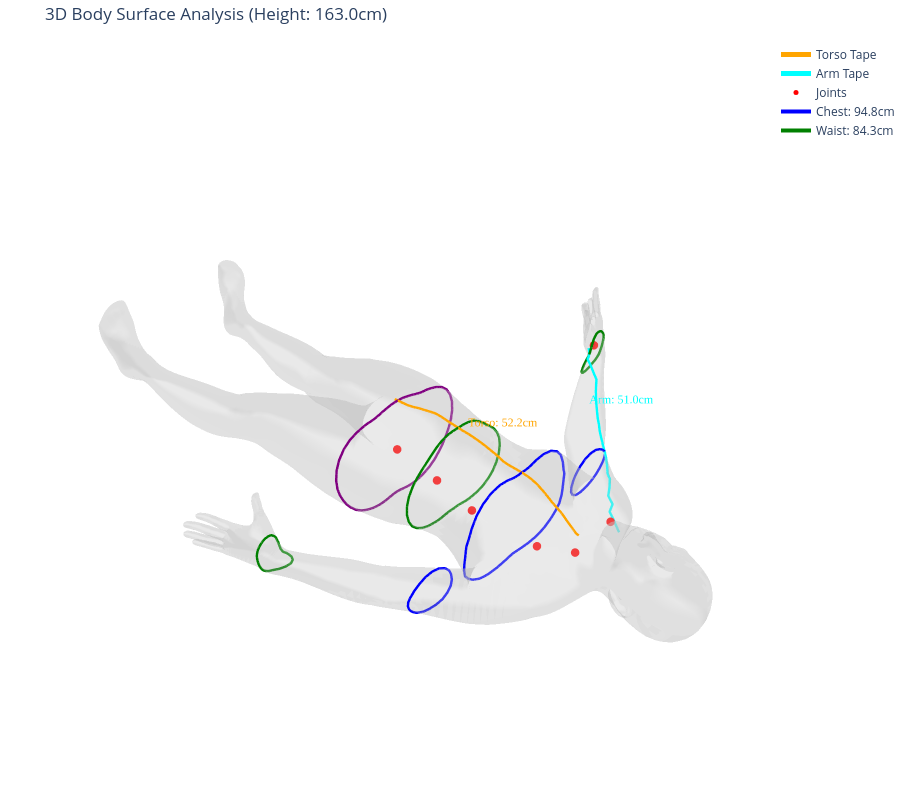

Here is the notebook cell this chart was saved with:
### Code cell
import plotly.graph_objects as go
import numpy as np
import trimesh
import networkx as nx
import scipy.spatial

# Your specific joint mapping
idx_map = {
    "pelvis": 1,
    "waist": 35,
    "spine_upper": 37,
    "spine_lower": 36,
    "neck": 110,
    "r_shoulder": 69,
    "r_wrist": 60
}

def analyze_and_visualize_3d_surface(mesh, joints_input, target_height_cm=163.0):
    print(f"--- STARTING SURFACE ANALYSIS (Target Height: {target_height_cm}cm) ---")

    # ==========================================
    # 0. SAFETY FIX: ENSURE XYZ ONLY
    # ==========================================
    joints = joints_input.copy()
    if joints.shape[1] > 3:
        joints = joints[:, :3]

    # ==========================================
    # 1. SCALE CORRECTION
    # ==========================================
    current_height = mesh.vertices[:, 1].max() - mesh.vertices[:, 1].min()
    scale_factor = target_height_cm / current_height

    print(f"Resizing Mesh... (Scale Factor: {scale_factor:.4f})")
    mesh.vertices *= scale_factor
    joints *= scale_factor

    # ==========================================
    # 2. PREPARE GRAPH
    # ==========================================
    print("Building adjacency graph for surface measurement...")
    graph = nx.Graph()
    edges = mesh.edges_unique
    
    # Calculate weights (Euclidean distance)
    weights = np.linalg.norm(mesh.vertices[edges[:, 0]] - mesh.vertices[edges[:, 1]], axis=1)
    
    # Add edges individually to ensure Node IDs remain INTEGERS
    for (u, v), w in zip(edges, weights):
        graph.add_edge(u, v, weight=w)
    
    # KDTree for snapping
    tree = scipy.spatial.KDTree(mesh.vertices)

    # Helper: Calculate Geodesic Path
    def get_surface_path(start_point, end_point):
        # 1. Snap input points (XYZ) to nearest mesh vertices
        _, start_idx = tree.query(start_point)
        _, end_idx = tree.query(end_point)
        
        # 2. Find shortest path on the graph
        try:
            path_indices = nx.shortest_path(graph, source=start_idx, target=end_idx, weight='weight')
            
            # 3. Get coordinates
            path_points = mesh.vertices[path_indices]
            
            # 4. Calculate length
            diffs = np.diff(path_points, axis=0)
            length = np.sum(np.sqrt(np.sum(diffs**2, axis=1)))
            return length, path_points
            
        except nx.NetworkXNoPath:
            print(f"Warning: No path found between vertices {start_idx} and {end_idx}")
            return 0.0, None
        except Exception as e:
            print(f"Graph Error: {e}")
            return 0.0, None

    # ==========================================
    # 3. MEASUREMENT LOGIC
    # ==========================================
    # Define Heights
    y_chest = (joints[idx_map["spine_upper"]][1] + joints[idx_map["spine_lower"]][1]) / 2.0 + 3
    y_waist = (joints[idx_map["waist"]][1] + joints[idx_map["spine_lower"]][1]) / 2.0
    y_hips  = joints[idx_map["pelvis"]][1]

    # Circumference Helper
    def get_clean_circ(height_y):
        slice_obj = mesh.section(plane_origin=[0, height_y, 0], plane_normal=[0, 1, 0])
        if not slice_obj: return 0.0, None

        max_len = 0.0
        # Iterate over all loops to find the largest (Torso)
        for loop_points in slice_obj.discrete:
            loop_len = np.sum(np.sqrt(np.sum(np.diff(loop_points, axis=0)**2, axis=1)))
            loop_len += np.linalg.norm(loop_points[-1] - loop_points[0]) 
            if loop_len > max_len:
                max_len = loop_len
        return max_len, slice_obj

    # Calculate Circumferences
    chest_circ, chest_slice = get_clean_circ(y_chest)
    waist_circ, waist_slice = get_clean_circ(y_waist)
    hip_circ, hip_slice     = get_clean_circ(y_hips)

    # --- CALCULATE PATHS ---
    print("Calculating geodesic paths...")
    
    # 1. ARM: Shoulder -> Wrist
    p_shoulder = joints[idx_map["r_shoulder"]]
    p_wrist = joints[idx_map["r_wrist"]]
    arm_len, arm_path = get_surface_path(p_shoulder, p_wrist)

    # 2. TORSO: Neck -> Point on Hip Slice (NEW LOGIC)
    p_neck = joints[idx_map["neck"]]
    
    # We need to find the point on the 'hip_slice' that is closest to the neck
    # This ensures the tape goes down the front/center and stops exactly at the purple line.
    best_hip_point = None
    min_dist = float('inf')

    if hip_slice:
        # hip_slice.discrete is a list of loops (arrays of points)
        for loop in hip_slice.discrete:
            for point in loop:
                # Find point on ring closest to neck (straight line dist)
                # This naturally selects the point on the upper-body side
                dist = np.linalg.norm(point - p_neck)
                if dist < min_dist:
                    min_dist = dist
                    best_hip_point = point
    
    # Fallback if slice failed
    if best_hip_point is None:
        best_hip_point = joints[idx_map["pelvis"]] # Fallback to joint

    torso_len, torso_path = get_surface_path(p_neck, best_hip_point)

    print("\n--- MEASUREMENTS (Surface/Geodesic) ---")
    print(f"Chest: {chest_circ:.2f} cm")
    print(f"Waist: {waist_circ:.2f} cm")
    print(f"Hips:  {hip_circ:.2f} cm")
    print(f"Torso (Surface): {torso_len:.2f} cm")
    print(f"Arm (Surface):   {arm_len:.2f} cm")

    # ==========================================
    # 4. INTERACTIVE 3D VISUALIZATION
    # ==========================================
    print("\nGenerating 3D Scene...")
    traces = []

    # A. BODY MESH
    x, y, z = mesh.vertices.T
    i, j, k = mesh.faces.T
    traces.append(go.Mesh3d(
        x=x, y=y, z=z, i=i, j=j, k=k,
        color='lightgray', opacity=0.3, name='Body Skin', hoverinfo='skip'
    ))

    # B. SLICES
    def add_slice_trace(slice_obj, color, name):
        if slice_obj:
            for path in slice_obj.discrete:
                traces.append(go.Scatter3d(
                    x=path[:, 0], y=path[:, 1], z=path[:, 2],
                    mode='lines', line=dict(color=color, width=5),
                    name=name, showlegend=False
                ))
    
    add_slice_trace(chest_slice, 'blue', 'Chest Slice')
    add_slice_trace(waist_slice, 'green', 'Waist Slice')
    add_slice_trace(hip_slice, 'purple', 'Hip Slice')

    # C. SURFACE PATHS
    if torso_path is not None:
        traces.append(go.Scatter3d(
            x=torso_path[:, 0], y=torso_path[:, 1], z=torso_path[:, 2],
            mode='lines', line=dict(color='orange', width=5), name='Torso Tape'
        ))
        mid = len(torso_path) // 2
        traces.append(go.Scatter3d(
            x=[torso_path[mid, 0] + 5], y=[torso_path[mid, 1]], z=[torso_path[mid, 2] + 10],
            mode='text', text=[f"Torso: {torso_len:.1f}cm"],
            textfont=dict(color='orange', size=12, family="Arial Black"), showlegend=False
        ))

    if arm_path is not None:
        traces.append(go.Scatter3d(
            x=arm_path[:, 0], y=arm_path[:, 1], z=arm_path[:, 2],
            mode='lines', line=dict(color='cyan', width=5), name='Arm Tape'
        ))
        mid = len(arm_path) // 2
        traces.append(go.Scatter3d(
            x=[arm_path[mid, 0]], y=[arm_path[mid, 1] + 5], z=[arm_path[mid, 2] + 5],
            mode='text', text=[f"Arm: {arm_len:.1f}cm"],
            textfont=dict(color='cyan', size=12, family="Arial Black"), showlegend=False
        ))

    # D. JOINTS
    relevant_indices = list(idx_map.values())
    rel_joints = joints[relevant_indices]
    traces.append(go.Scatter3d(
        x=rel_joints[:, 0], y=rel_joints[:, 1], z=rel_joints[:, 2],
        mode='markers', marker=dict(size=5, color='red'),
        name='Joints', hovertext=list(idx_map.keys())
    ))

    # Legend Helpers
    traces.append(go.Scatter3d(x=[None], y=[None], z=[None], mode='lines', line=dict(color='blue', width=4), name=f'Chest: {chest_circ:.1f}cm'))
    traces.append(go.Scatter3d(x=[None], y=[None], z=[None], mode='lines', line=dict(color='green', width=4), name=f'Waist: {waist_circ:.1f}cm'))

    fig = go.Figure(data=traces)
    fig.update_layout(
        title=f"3D Body Surface Analysis (Height: {target_height_cm}cm)",
        scene=dict(xaxis=dict(visible=False), yaxis=dict(visible=False), zaxis=dict(visible=False), aspectmode='data'),
        width=900, height=800, margin=dict(r=0, l=0, b=0, t=40)
    )
    fig.show()

# --- EXECUTE ---
analyze_and_visualize_3d_surface(tpose_mesh, tpose_joints, target_height_cm=163.0)
